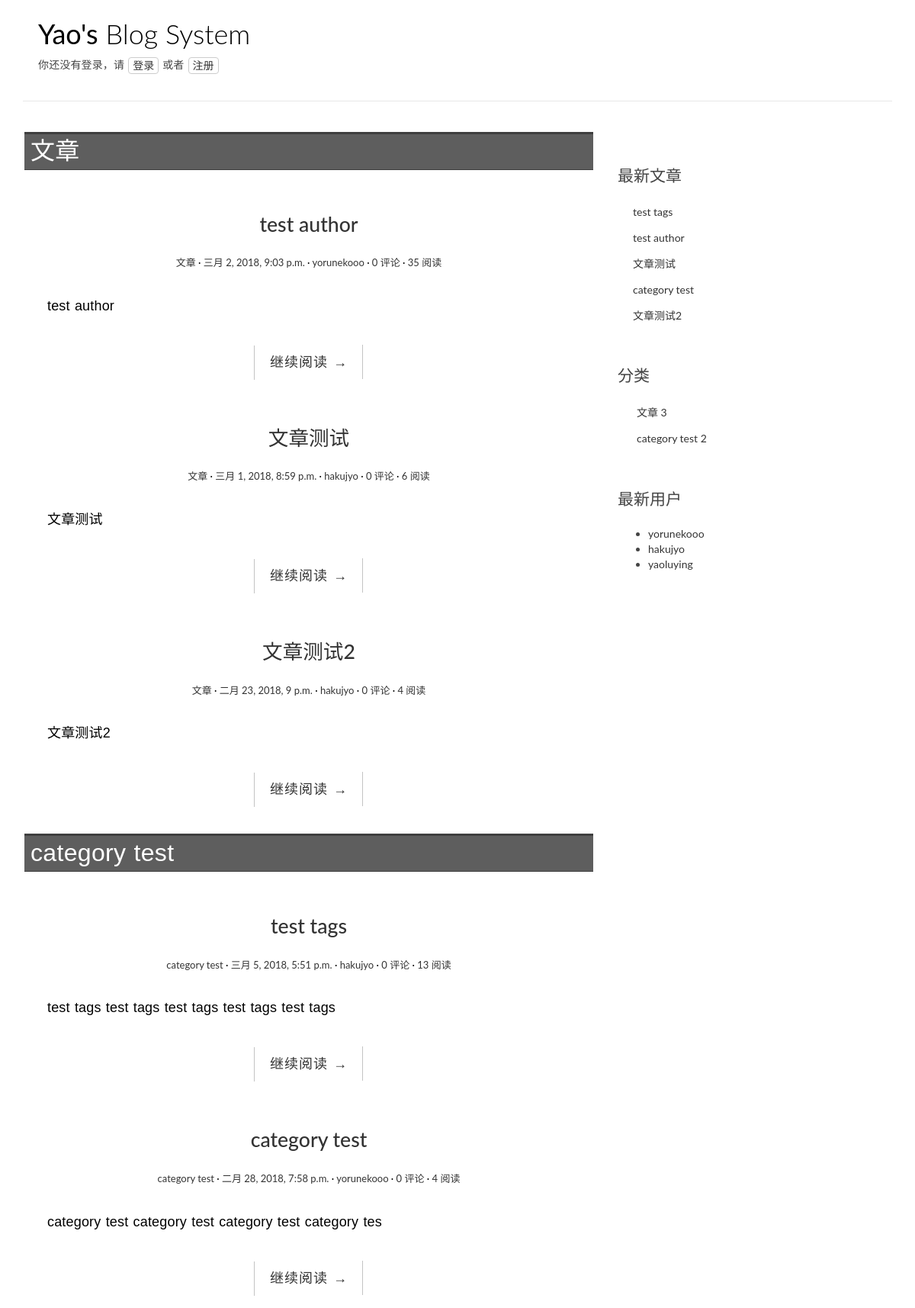
Before: / (upper part) with the older database file.
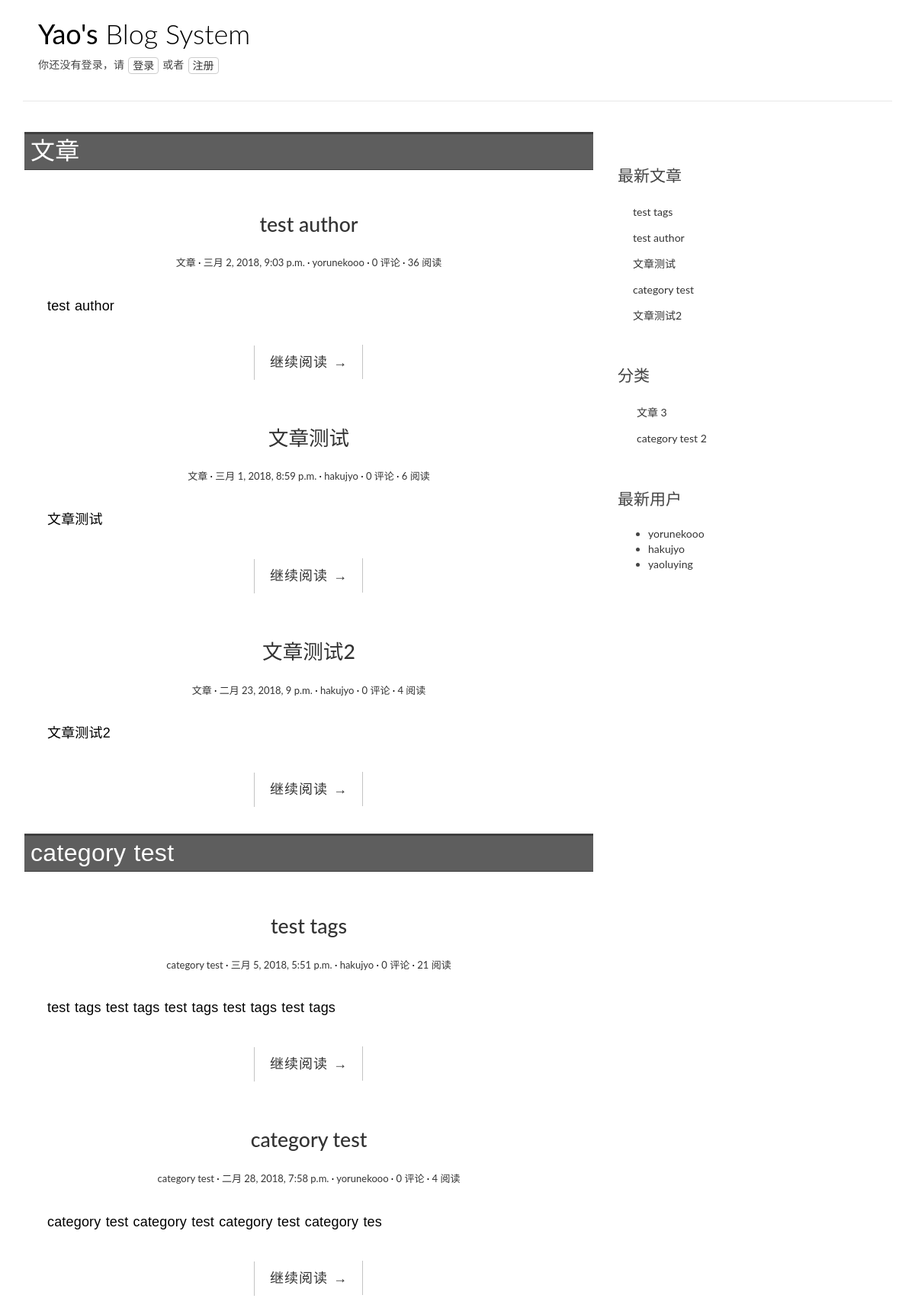
After: the same page with the newer database file.
### blog/models.py (models this page shows, shortened)
@python_2_unicode_compatible
class Post(models.Model):
    title = models.CharField(max_length=70)
    body = models.TextField()
    created_time = models.DateTimeField()
    modified_time = models.DateTimeField()
    excerpt = models.CharField(max_length=200, blank=True)
    category = models.ForeignKey(Category, on_delete=models.CASCADE,)
    tags = models.ManyToManyField(Tag, blank=True)
    author = models.ForeignKey(settings.AUTH_USER_MODEL, on_delete=models.CASCADE,)
    views = models.PositiveIntegerField(default=0)
    def get_absolute_url(self):
        return reverse('blog:detail', kwargs={'pk': self.pk})
    class Meta:
        ordering = ['-created_time']

@python_2_unicode_compatible
class Category(models.Model):
    name = models.CharField(max_length=100)
    def __str__(self):
        return self.name

### users/models.py (models this page shows)
@python_2_unicode_compatible
class User(AbstractUser):
    nickname = models.CharField(max_length=50, blank=True)
    friends = models.ManyToManyField('self')
    def get_absolute_url(self):
        return reverse('blog:author', kwargs={'pk': self.pk})
    class Meta(AbstractUser.Meta):
        pass

### blog/views.py (the view)
# urls.py: url(r'^$', views.IndexView.as_view(), name='index'),
class IndexView(ListView):
    model = Post
    template_name = 'index.html'
    context_object_name = 'post_list_a'
    paginate_by = 5

### blog/templatetags/blog_tags.py (called while the page is built)
@register.simple_tag
def get_recent_posts(num=5):
    return Post.objects.all().order_by('-created_time')[:num]

@register.simple_tag
def get_categories():
    return Category.objects.annotate(num_posts=Count('post')).filter(num_posts__gt=0)

@register.simple_tag
def get_post_of_category(cate):
    return Post.objects.filter(category=cate)

@register.simple_tag
def get_users():
    return User.objects.all()

### blog/templates/index.html (shortened to what this page needs)
{% extends 'base.html' %}
{% load staticfiles %}
{% load blog_tags %}
{% block main %}
    {% get_categories as category_list %}
    {% for category in category_list %}
        <div class="category-div">
            <p class="category-title">{{ category }}</p>
            {% get_post_of_category category as post_list %}
            {% for post in post_list %}
                <article class="post post-{{ post.pk }}">
                    <header class="entry-header">
                        <h1 class="entry-title">
                            <a href="{{ post.get_absolute_url }}">{{ post.title }}</a>
                        </h1>
                        <div class="entry-meta">
                            <span class="post-category"><a href="#">{{ post.category.name }}</a></span>
                            <span class="post-date"><a href="#"><time class="entry-date" datetime="{{ post.created_time }}">{{ post.created_time }}</time></a></span>
                            <span class="post-author"><a href="{{ post.author.get_absolute_url }}">{{ post.author }}</a></span>
                            <span class="comments-link"><a href="#">{{ post.comment_set.count }} 评论</a></span>
                            <span class="views-count"><a href="#">{{ post.views }} 阅读</a></span>
                        </div>
                    </header>
                    <div class="entry-content clearfix">
                      <p>{{ post.excerpt }}</p>
                      <div class="read-more cl-effect-14">
                        <a href="{{ post.get_absolute_url }}" class="more-link">继续阅读 <span class="meta-nav">→</span></a>
                      </div>
                    </div>
                </article>
            {% empty %}
                <div class="no-post">暂时还没有发布的文章！</div>
            {% endfor %}
        </div>
    {% endfor %}
{% endblock main %}
{% block aside %}
    {% include 'asides/recent-posts.html' %}
    {% include 'asides/category.html' %}
    {% include 'asides/recent-users.html' %}
{% endblock aside %}

### blog/templates/asides/recent-posts.html
{% load staticfiles %}
{% load blog_tags %}
{% block recent-posts%}
    <div class="widget widget-recent-posts">
        <h3 class="widget-title">最新文章</h3>
        {% get_recent_posts as recent_post_list %}
        <ul>
            {% for post in recent_post_list %}
            <li>
                <a href="{{ post.get_absolute_url }}">{{ post.title }}</a>
            </li>
            {% empty %}
            暂无文章！
            {% endfor %}
        </ul>
    </div>
{% endblock recent-posts %}

Changed rows visible on the page:
changed Post "test author": views "35" → "36"
changed Post "test tags": views "13" → "21"
